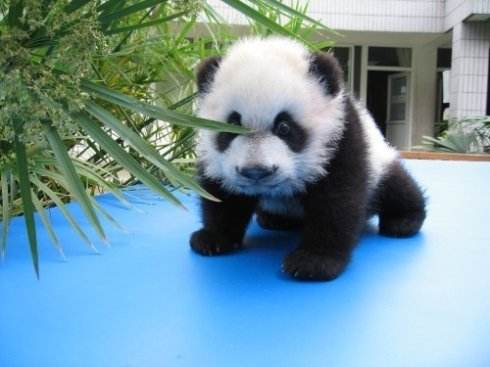
#> input picture AffineTransformationEx/datas/timg.jpg, 490 x 367 px
$ python affiex.py
#> lines starting #> are read from the running program, lines starting #| are printed output that depends on the picture
import cv2
import argparse
import math
import numpy as np

def parse_args():
  parser = argparse.ArgumentParser(description='')
  parser.add_argument('--image', type=str, default='../datas/timg.jpg', help='')
  parser.add_argument('--out-path', type=str, default='../datas/cropped.jpg', help='')
  parser.add_argument('--bbox', type=str, default='175,30,250,270', help='')
  parser.add_argument('--rotate-angle', type=float, default=10, help='')
  parser.add_argument('--out-wh', type=str, default='250,270', help='')
  parser.add_argument('--shear-factor', type=float, default=0.1, help='')
  return parser.parse_args()

if __name__ == '__main__':
  args = parse_args()

  img = cv2.imread(args.image, 1)
#> img is the input picture: shape (367, 490, 3); mean B, G, R 161, 150.5, 117.5

  bbox = [int(e) for e in args.bbox.split(',')]
  out_wh = [int(e) for e in args.out_wh.split(',')]

  # crop matrix, mapping the center of bbox to the center of croped image
  crop_mat = np.zeros((3, 3), np.float32)
  crop_mat[0][0] = 1
  crop_mat[1][1] = 1
  crop_mat[2][2] = 1

  crop_mat[0][2] = -bbox[0]
  crop_mat[1][2] = -bbox[1]

  # scale matrix
  scale_mat = np.zeros((3, 3), np.float32)
  scale_mat[2][2] = 1

  scale_x = float(out_wh[0]) / bbox[2]
  scale_y = float(out_wh[1]) / bbox[3]

  scale_mat[0][0] = scale_x
  scale_mat[1][1] = scale_y

  # shift matrix
  shift_mat1 = np.zeros((3, 3), np.float32)
  shift_mat1[0][0] = 1
  shift_mat1[1][1] = 1
  shift_mat1[2][2] = 1

  shift_mat1[0][2] = -(out_wh[0] / 2)
  shift_mat1[1][2] = -(out_wh[1] / 2)

  # rotate matrix
  rotate_mat = np.zeros((3, 3), np.float32)
  rotate_mat[0][0] = 1
  rotate_mat[1][1] = 1
  rotate_mat[2][2] = 1

  angle = args.rotate_angle / 180.0 * 3.14159265358979323846
  cos_a = math.cos(angle)
  sin_a = math.sin(angle)

  rotate_mat[0][0] = cos_a
  rotate_mat[0][1] = sin_a
  rotate_mat[1][0] = -sin_a
  rotate_mat[1][1] = cos_a

  # shear matrix
  shear_mat = np.zeros((3, 3), np.float32)
  shear_mat[0][0] = 1
  shear_mat[1][1] = 1
  shear_mat[2][2] = 1

  shear_x = args.shear_factor

  shear_mat[0][1] = shear_x
  shear_mat[1][0] = shear_x

  # shift matrix
  shift_mat2 = np.zeros((2, 3), np.float32)
  shift_mat2[0][0] = 1
  shift_mat2[1][1] = 1

  shift_mat2[0][2] = out_wh[0] / 2
  shift_mat2[1][2] = out_wh[1] / 2

  tran_mat = cv2.gemm(shift_mat2, shear_mat, 1, None, 0)
  tran_mat = cv2.gemm(tran_mat, rotate_mat, 1, None, 0)
  tran_mat = cv2.gemm(tran_mat, shift_mat1, 1, None, 0)
  tran_mat = cv2.gemm(tran_mat, scale_mat, 1, None, 0)
  tran_mat = cv2.gemm(tran_mat, crop_mat, 1, None, 0)

  out = cv2.warpAffine(img, tran_mat, (out_wh[0], out_wh[1]))
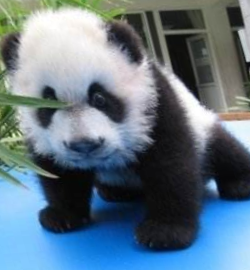
#> out: shape (270, 250, 3); mean B, G, R 131.6, 117.3, 97.3

  cv2.imshow('original image', img)
  cv2.imshow('cropped image', out)
  cv2.imwrite(args.out_path, out)
  cv2.waitKey()
